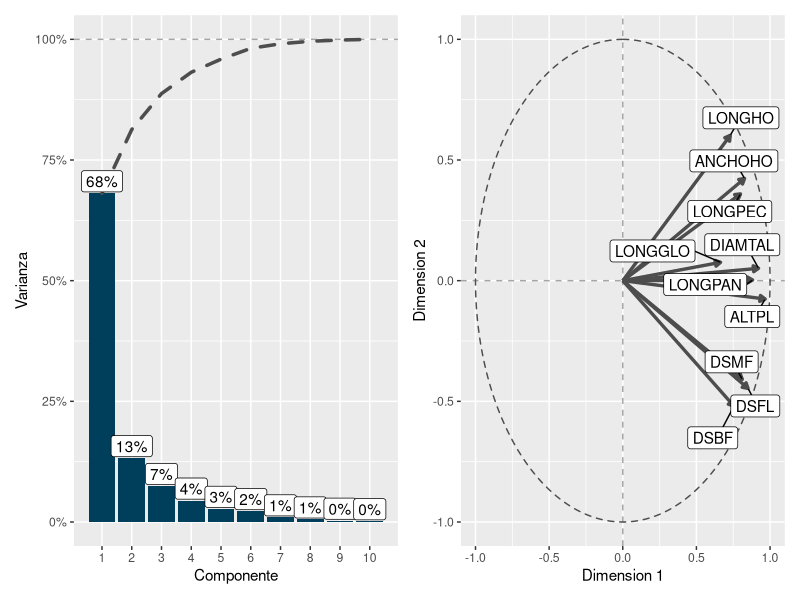
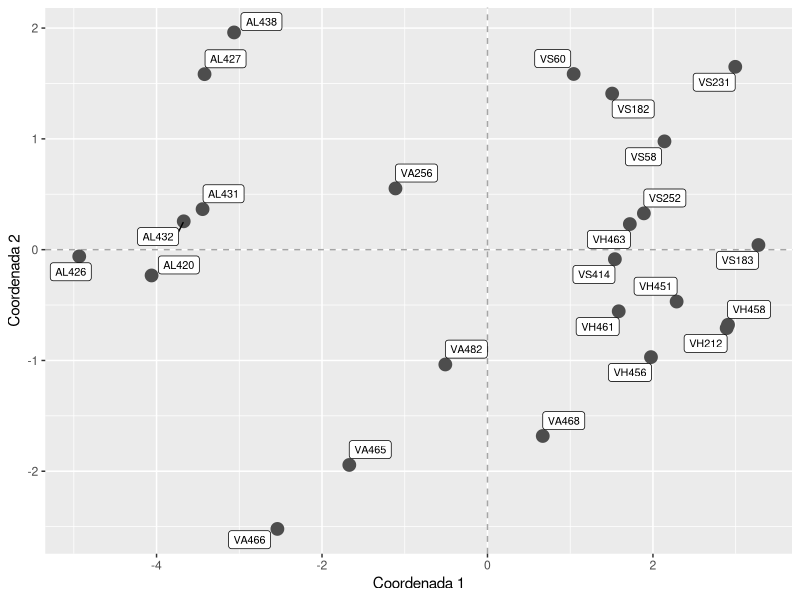
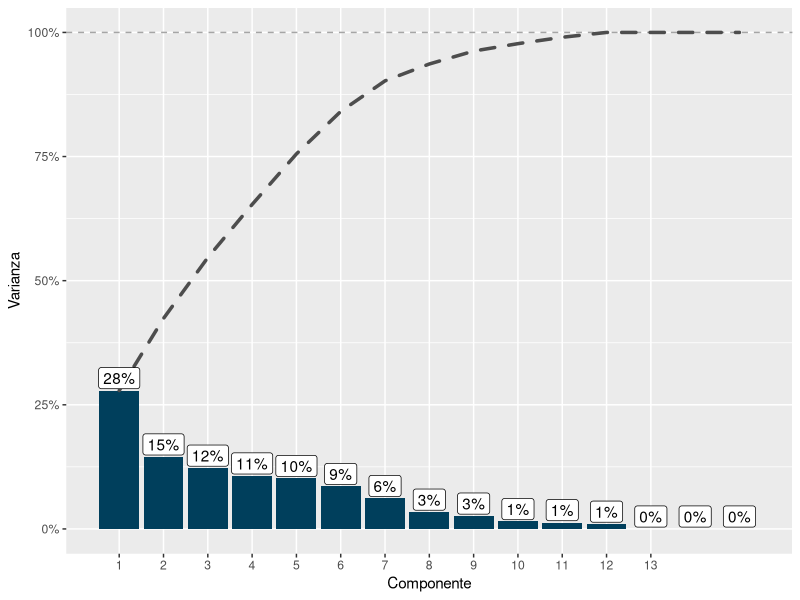
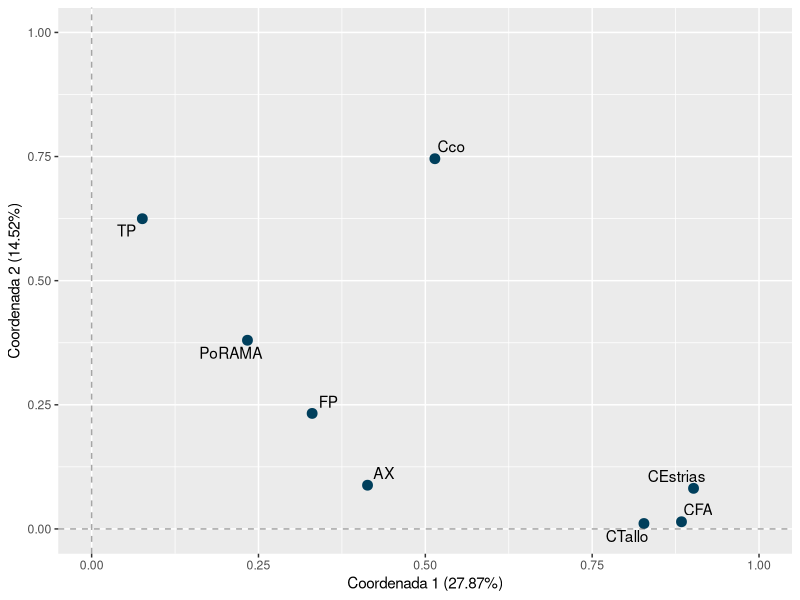
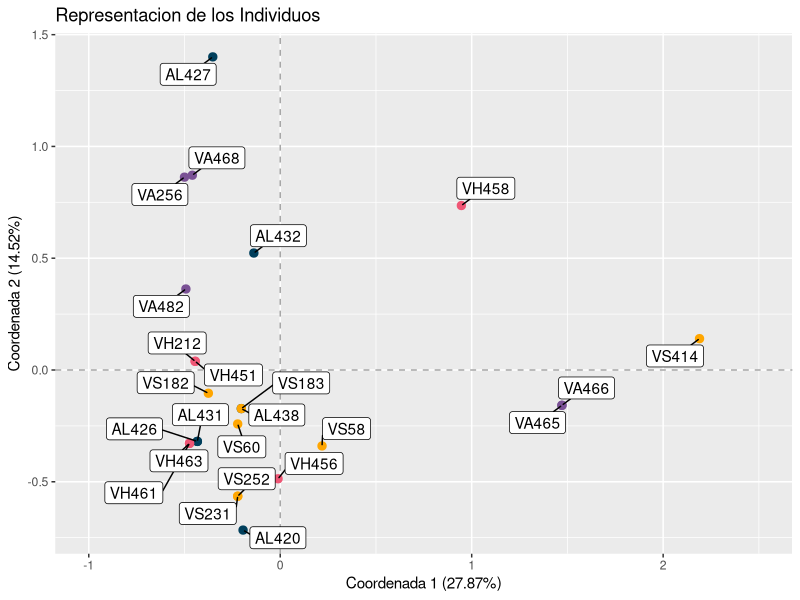
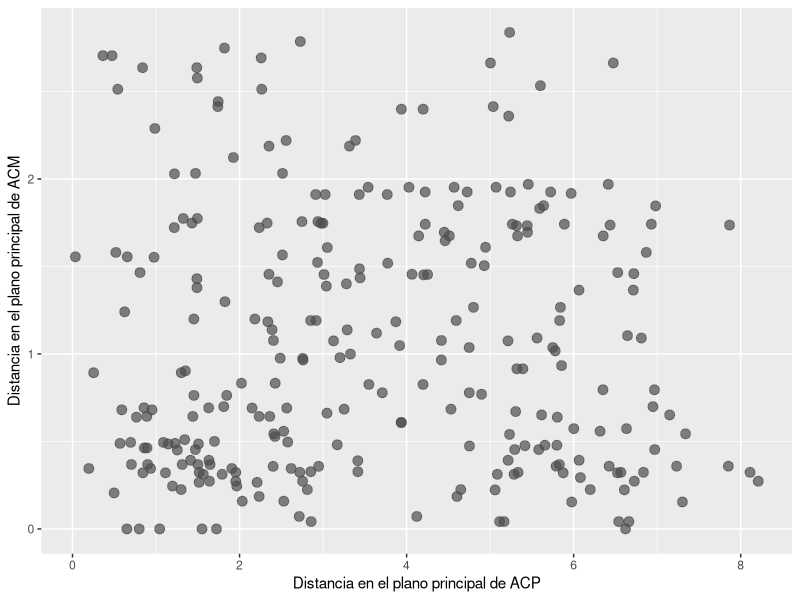
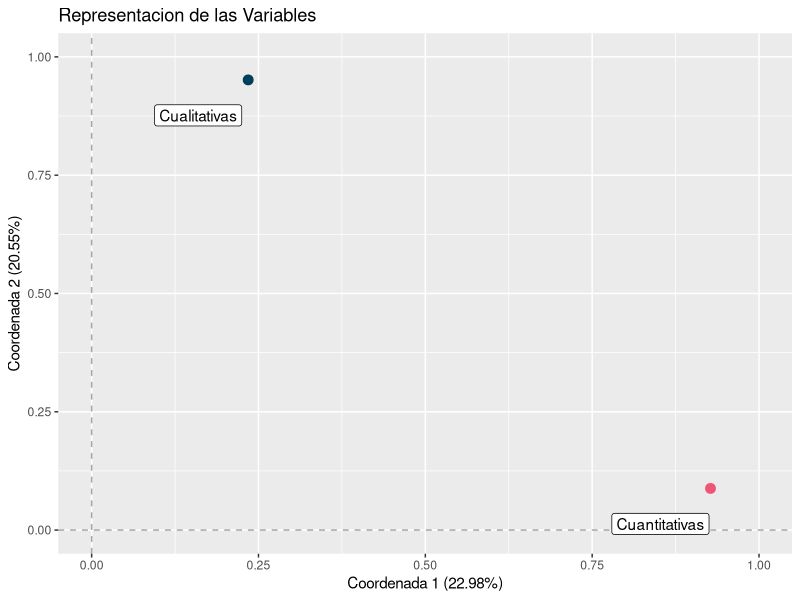
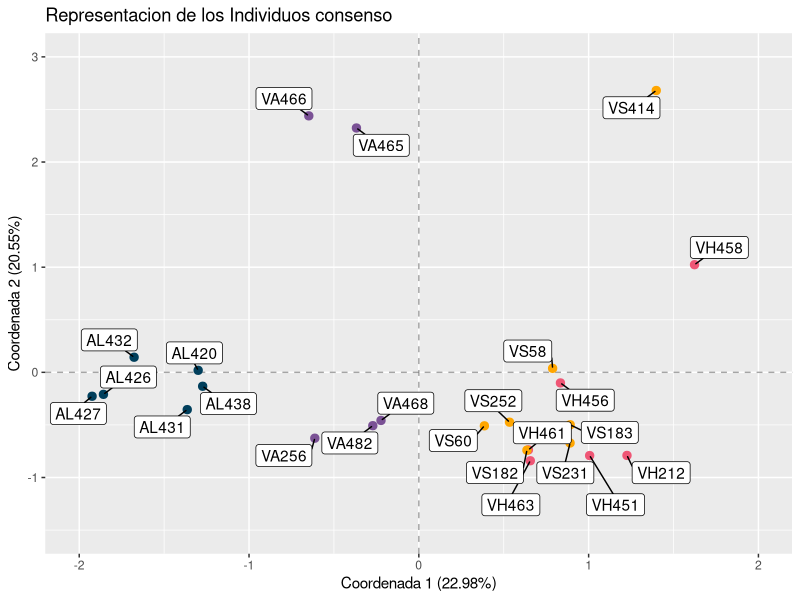

These figures' R source, in order:
## ---- chunk 1
knitr::opts_chunk$set(
  echo = FALSE, message = FALSE, warning = FALSE, fig.align = "center",
  fig.pos = "H", out.extra = "", fig.height = 3.5, fig.width = 5.5
)
colores <- c("#003f5c", "#7a5195", "#ef5675", "#ffa600")
## ---- chunk 2
library(cluster)
library(dplyr)
library(FactoMineR)
library(ggplot2)
library(ggforce)
library(ggrepel)
library(kableExtra)
library(patchwork)
## ---- chunk 3
    data <- read.csv2(
      here::here("data", "raw", "QUINOA.csv"), 
      row.names = 1, 
      stringsAsFactors = FALSE
    )
    cuanti <- data %>%
      select(
        DIAMTAL, ALTPL, LONGHO, ANCHOHO, LONGPEC,
        LONGPAN, LONGGLO, DSBF, DSFL, DSMF
      )
    cuali <- data %>%
      select(AX, CEstrias, CTallo, PoRAMA, CFA,  Cco, TP, FP)
    pca <- PCA(cuanti, ncp = 2, graph = FALSE)
## ---- chunk 4
    autovalores_vector <- as.vector(prop.table(pca$eig[, 1]))
        autovalores <- data.frame(
          x = 1:10,
          varianza = autovalores_vector,
          varianza_cum = cumsum(autovalores_vector)
        )
    autovalores$label <- paste0(round(autovalores$varianza * 100), "%")
    
    p1 <- ggplot(autovalores, aes(x = x)) + 
      geom_hline(yintercept = 1, linetype = "dashed", color = "gray30", alpha = 0.5) + 
      geom_col(aes(y = varianza), fill = colores[1]) +
      geom_line(
        aes(y = varianza_cum), 
        linetype = "dashed",
        size = 1.2, 
        color = "grey30",
        lineend = "round"
      ) + 
      geom_label(
        aes(y = varianza, label = label), 
        nudge_y = 0.025
      ) + 
      scale_x_continuous(
        breaks = 1:13
      ) + 
      scale_y_continuous(
        labels = scales::percent_format()
      ) + 
      labs(
        x = "Componente",
        y = "Varianza"
      ) + 
      theme(
        panel.grid.minor.x = element_blank()
      )
    
    variables <- as.data.frame(pca$var$coord)
    variables$etiqueta <- rownames(pca$var$coord)
    variables$x0 <- 0
    variables$y0 <- 0
        
    p2 <- ggplot(variables) + 
      geom_vline(xintercept = 0, linetype = "dashed", color = "gray30", alpha = 0.5) + 
      geom_hline(yintercept = 0, linetype = "dashed", color = "gray30", alpha = 0.5) +
      geom_circle(
        aes(x0 = x, y0 = y, r = r), 
        linetype = "dashed", color = "gray30", alpha = 0.5,
        data = data.frame(x = 0, y = 0, r = 1)
      ) + 
      geom_segment(
        aes(x = x0, y = y0, xend = Dim.1, yend = Dim.2),
        arrow = arrow(length = unit(0.15, "cm"), type ="closed"),
        size = 1.15,
        color = "grey30",
        show.legend = FALSE
      ) + 
      scale_color_manual(values = colores[c(1, 4)]) + 
      geom_label_repel(
        aes(Dim.1, Dim.2, label = etiqueta), 
        min.segment.length = 0,
        max.overlaps = 30
      ) + 
      lims(x = c(-1, 1), y = c(-1, 1)) + 
      labs(x = "Dimension 1", y = "Dimension 2")
    
    p1 | p2
## ---- chunk 5
    pc1 <- pca$ind$coord[, 1]
    pc2 <- pca$ind$coord[, 2]
    etiquetas <- rownames(pca$ind$coord)
    datos_cp <- as.data.frame(cbind(etiquetas, pc1, pc2))
    colnames(datos_cp) <- c("IND","CP1", "CP2")
    
    ggplot(datos_cp) + 
      geom_vline(xintercept = 0, linetype = "dashed", color = "gray30", alpha = 0.5) + 
      geom_hline(yintercept = 0, linetype = "dashed", color = "gray30", alpha = 0.5) +
      geom_point(aes(pc1, pc2), size = 4, color = "gray30") + 
      geom_label_repel(aes(pc1, pc2, label = IND), size=2.75) + 
      labs(
        x = "Coordenada 1",
        y = "Coordenada 2"
      )
## ---- chunk 6
    acm <- MCA(cuali, graph = FALSE)
    autovalores_vector <- as.vector(prop.table(acm$eig[, 1]))
    autovalores <- data.frame(
      x = 1:15,
      varianza = autovalores_vector,
      varianza_cum = cumsum(autovalores_vector)
    )
    autovalores$label <- paste0(round(autovalores$varianza * 100), "%")
        
    ggplot(autovalores, aes(x = x)) + 
      geom_hline(yintercept = 1, linetype = "dashed", color = "gray30", alpha = 0.5) + 
      geom_col(aes(y = varianza), fill = colores[1]) +
      geom_line(
        aes(y = varianza_cum), 
        linetype = "dashed",
        size = 1.2, 
        color = "grey30",
        lineend = "round"
      ) + 
      geom_label(
        aes(y = varianza, label = label), 
        nudge_y = 0.025
      ) + 
      scale_x_continuous(
        breaks = 1:13
      ) + 
      scale_y_continuous(
        labels = scales::percent_format()
      ) + 
      labs(
        x = "Componente",
        y = "Varianza"
      ) + 
      theme(
        panel.grid.minor.x = element_blank()
      )
## ---- chunk 7
    d <- as.data.frame(acm$var$eta2[, 1:2])
    d$etiquetas <- rownames(d)

    ggplot(d, aes(`Dim 1`, `Dim 2`)) + 
      geom_point(size = 3, color = colores[1]) +
      geom_text_repel(aes(label = etiquetas)) + 
      geom_vline(xintercept = 0, linetype = "dashed", color = "gray30", alpha = 0.5) + 
      geom_hline(yintercept = 0, linetype = "dashed", color = "gray30", alpha = 0.5) +
      labs(x = "Coordenada 1 (27.87%)", y = "Coordenada 2 (14.52%)") + 
      lims(x = c(0, 1), y = c(0, 1))
## ---- chunk 8
    datos_acm <- as.data.frame(acm$ind$coord[, 1:2])
    datos_acm$etiqueta <- rownames(datos_acm)
    datos_acm$color <- substr(datos_acm$etiqueta, 1, 2)
    rownames(datos_acm) <- NULL
    colnames(datos_acm) <- c("x", "y", "etiqueta", "color")

    ggplot(datos_acm, aes(x, y)) +
      geom_hline(yintercept = 0, linetype = "dashed", color = "gray30", alpha = 0.5) +
      geom_vline(xintercept = 0, linetype = "dashed", color = "gray30", alpha = 0.5) +
      geom_point(aes(color = color), size = 2.5) +
      geom_label_repel(
        aes(label = etiqueta),
        min.segment.length = 0,
        max.overlaps = 30
      ) + 
      scale_color_manual(values = colores, guide = FALSE) + 
      lims(
        x = c(-1, 2.5)
      ) +
      labs(
        x = "Coordenada 1 (27.87%)",
        y = "Coordenada 2 (14.52%)",
        title = "Representacion de los Individuos"
      )
## ---- chunk 9
    dist_acp <- dist(pca$ind$coord[,1:2])
    dist_acm <- dist(acm$ind$coord[,1:2])                
## ---- chunk 10
    concordancia_df <- data.frame(
      x = as.vector(dist_acp),
      y = as.vector(dist_acm)
    )
    ggplot(concordancia_df) + 
      geom_point(aes(x, y), size = 3, alpha = 0.7, color = "grey30") + 
      labs(
          x = "Distancia en el plano principal de ACP",
          y = "Distancia en el plano principal de ACM"
      )
## ---- chunk 11
    afm <- MFA(
      data, 
      group = c(ncol(cuanti), ncol(cuali)), 
      type = c("s", "n"), 
      ncp = 2, 
      name.group = c("Cuantitativas", "Cualitativas"),
      graph = FALSE
    )
## ---- chunk 12
    kable(
      afm$group$Lg, 
      digits = 2,
      align = "c",
      caption = "Coeficiente $L_g$",
      format = "latex"
    ) %>% 
      kable_styling(font_size = 10, latex_options = "HOLD_position") %>% 
      kable_classic_2() 
## ---- chunk 13
    kable(
        sqrt(afm$group$Lg), 
        digits = 2,
        align = "c",
        caption = "Coeficiente $N_g$",
        format = "latex"
    ) %>% 
      kable_styling(font_size = 10, latex_options = "HOLD_position") %>% 
      kable_classic_2() 
## ---- chunk 14
    kable(
      afm$group$RV, 
      digits = 2,
      align = "c",
      caption = "Coeficiente RV"
    ) %>% 
      kable_styling(font_size = 10, latex_options = "HOLD_position") %>% 
      kable_classic_2() 
## ---- chunk 15
    d = as.data.frame(afm$group$coord)[, 1:2]
    d$ambiente = rownames(d)
    rownames(d) = NULL
    colnames(d) = c("x", "y", "ambiente")
    
    ggplot(d) +
      geom_hline(yintercept = 0, linetype = "dashed", color = "gray30", alpha = 0.5) +
      geom_vline(xintercept = 0, linetype = "dashed", color = "gray30", alpha = 0.5) +
      geom_point(aes(x, y, color = ambiente), size = 3) + 
      geom_label(aes(x, y, label = ambiente), nudge_x = -0.075, nudge_y = -0.075) + 
      scale_color_manual(values = colores[c(1, 3)], guide = FALSE) + 
      labs(
        x = "Coordenada 1 (22.98%)",
        y = "Coordenada 2 (20.55%)",
        title = "Representacion de las Variables"
      ) +
      lims(x = c(0, 1), y = c(0, 1))
## ---- chunk 16
    # Contribucion a los ejes
    kable(
      afm$quali.var$contrib[,1:2], 
      digits = 2,
      align = "c",
      caption  = "Contribuciones a los Ejes - Cualitativas"
    ) %>% 
      kable_styling(font_size = 10, latex_options = "HOLD_position") %>% 
      kable_classic_2()
## ---- chunk 17
    kable(
      afm$quanti.var$contrib[,1:2],
      digits = 2,
      align = "c",
      caption  = "Contribuciones a los Ejes - Cuantitativas"
    ) %>% 
      kable_styling(font_size = 10, latex_options = "HOLD_position") %>% 
      kable_classic_2()
## ---- chunk 18
    datos_afm <- as.data.frame(afm$ind$coord)
    datos_afm$etiqueta <- rownames(datos_afm)
    datos_afm$color <- substr(datos_afm$etiqueta, 1, 2)
    rownames(datos_afm) <- NULL
    colnames(datos_afm) <- c("x", "y", "etiqueta", "color")
## ---- chunk 19
    ggplot(datos_afm, aes(x, y)) +
      geom_hline(yintercept = 0, linetype = "dashed", color = "gray30", alpha = 0.5) +
      geom_vline(xintercept = 0, linetype = "dashed", color = "gray30", alpha = 0.5) +
      geom_point(aes(color = color), size = 2.5) +
      geom_label_repel(
        aes(label = etiqueta),
        min.segment.length = 0,
        max.overlaps = 30
      ) + 
      scale_color_manual(values = colores, guide = FALSE) + 
      lims(
        x = c(-2, 2), 
        y = c(-1.5, 3)
      ) + 
      labs(
        x = "Coordenada 1 (22.98%)",
        y = "Coordenada 2 (20.55%)",
        title = "Representacion de los Individuos consenso"
      )
## ---- chunk 20
    color_fct <- as.factor(rep(1:4, 6))
    consenso <- as.data.frame(afm$ind$coord)[1:2]
    consenso$etiqueta <- rownames(consenso)
    rownames(consenso) <- NULL
    colnames(consenso) <- c("dim_1", "dim_2", "etiqueta")
    
    parciales <- as.data.frame(afm$ind$coord.partiel)[1:2]
    etiquetas <- strsplit(rownames(parciales), ".", fixed = "TRUE")
    parciales$etiqueta <- sapply(etiquetas, function(x) x[[1]])
    parciales$tipo <- sapply(etiquetas, function(x) x[[2]])
    parciales$color <- rep(color_fct, each = 2)
    rownames(parciales) <- NULL
    colnames(parciales) <- c("dim_1", "dim_2", "etiqueta", "tipo", "color")
    
    segmentos <- cbind(
      parciales[parciales$tipo == "Cuantitativas", 1:2], 
      parciales[parciales$tipo == "Cualitativas", 1:2]
    )
    names(segmentos) <- c("x0", "y0", "x1", "y1")
    segmentos$color <- color_fct
## ---- chunk 21
    ggplot(parciales) + 
      geom_vline(xintercept = 0, linetype = "dashed", color = "gray30", alpha = 0.5) + 
      geom_hline(yintercept = 0, linetype = "dashed", color = "gray30", alpha = 0.5) +
      geom_segment(
        aes(x0, y0, xend=x1, yend=y1, color=color),
        show.legend = FALSE,
        data = segmentos
      ) + 
      geom_point(
        aes(dim_1, dim_2, shape = tipo, color = color),
        size = 2
      ) + 
      geom_point(
        aes(dim_1, dim_2),
        size = 0.75,
        data = consenso
      ) + 
      geom_label_repel(
        aes(dim_1, dim_2, label = etiqueta), 
        min.segment.length = 0,
        max.overlaps = 30,
        size = 2.5,
        data = consenso
      ) + 
      scale_color_manual(values = colores, guide = FALSE) + 
      scale_shape_discrete(name = "Datos") + 
      theme(
        legend.position = "top",
        axis.title = element_blank()
      )
